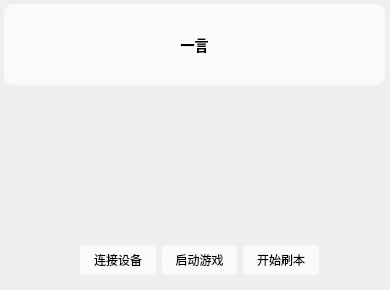
<?xml version="1.0" encoding="UTF-8"?>
<ui version="4.0">
 <class>MainWindow</class>
 <widget class="QMainWindow" name="MainWindow">
  <property name="enabled">
   <bool>true</bool>
  </property>
  <property name="geometry">
   <rect>
    <x>0</x>
    <y>0</y>
    <width>390</width>
    <height>290</height>
   </rect>
  </property>
  <property name="windowTitle">
   <string>MainWindow</string>
  </property>
  <property name="styleSheet">
   <string notr="true"/>
  </property>
  <widget class="QWidget" name="centralwidget">
   <property name="font">
    <font>
     <family>宋体</family>
    </font>
   </property>
   <property name="cursor">
    <cursorShape>ArrowCursor</cursorShape>
   </property>
   <widget class="QFrame" name="frame">
    <property name="geometry">
     <rect>
      <x>0</x>
      <y>0</y>
      <width>400</width>
      <height>300</height>
     </rect>
    </property>
    <property name="styleSheet">
     <string notr="true">QFrame{background-image: url(:/新前缀/ui_img/background.png);border:none}

QLabel{color:#fff;background:transparent;font-size:14px;font-weight:bold}

QPushButton{border:rgba(255,255,255,0.8);background:rgba(255,255,255,0.7);height:30px;border-radius:4px}
QPushButton:pressed{background-color:rgba(255,255,255,0.5);}</string>
    </property>
    <property name="frameShape">
     <enum>QFrame::StyledPanel</enum>
    </property>
    <property name="frameShadow">
     <enum>QFrame::Raised</enum>
    </property>
    <widget class="QWidget" name="layoutWidget">
     <property name="geometry">
      <rect>
       <x>80</x>
       <y>244</y>
       <width>239</width>
       <height>32</height>
      </rect>
     </property>
     <layout class="QHBoxLayout" name="horizontalLayout">
      <item>
       <widget class="QPushButton" name="devConnectBt">
        <property name="text">
         <string>连接设备</string>
        </property>
       </widget>
      </item>
      <item>
       <widget class="QPushButton" name="startGameBt">
        <property name="text">
         <string>启动游戏</string>
        </property>
       </widget>
      </item>
      <item>
       <widget class="QPushButton" name="expMapBt">
        <property name="text">
         <string>开始刷本</string>
        </property>
       </widget>
      </item>
     </layout>
    </widget>
    <widget class="QLabel" name="hitokotoLable">
     <property name="geometry">
      <rect>
       <x>4</x>
       <y>4</y>
       <width>381</width>
       <height>81</height>
      </rect>
     </property>
     <property name="styleSheet">
      <string notr="true">*{background:rgba(255,255,255,0.7);color:rgb(0,0,0);border-radius:10px}</string>
     </property>
     <property name="text">
      <string>一言</string>
     </property>
     <property name="alignment">
      <set>Qt::AlignCenter</set>
     </property>
     <property name="margin">
      <number>10</number>
     </property>
    </widget>
    <widget class="QLabel" name="logLable">
     <property name="geometry">
      <rect>
       <x>11</x>
       <y>273</y>
       <width>371</width>
       <height>20</height>
      </rect>
     </property>
     <property name="font">
      <font>
       <pointsize>-1</pointsize>
       <weight>75</weight>
       <bold>true</bold>
      </font>
     </property>
     <property name="styleSheet">
      <string notr="true">*{color:black;border-radius:10px;font-size:10px}</string>
     </property>
     <property name="text">
      <string/>
     </property>
     <property name="alignment">
      <set>Qt::AlignCenter</set>
     </property>
    </widget>
   </widget>
  </widget>
 </widget>
 <resources>
  <include location="ui.qrc"/>
 </resources>
 <connections/>
</ui>
